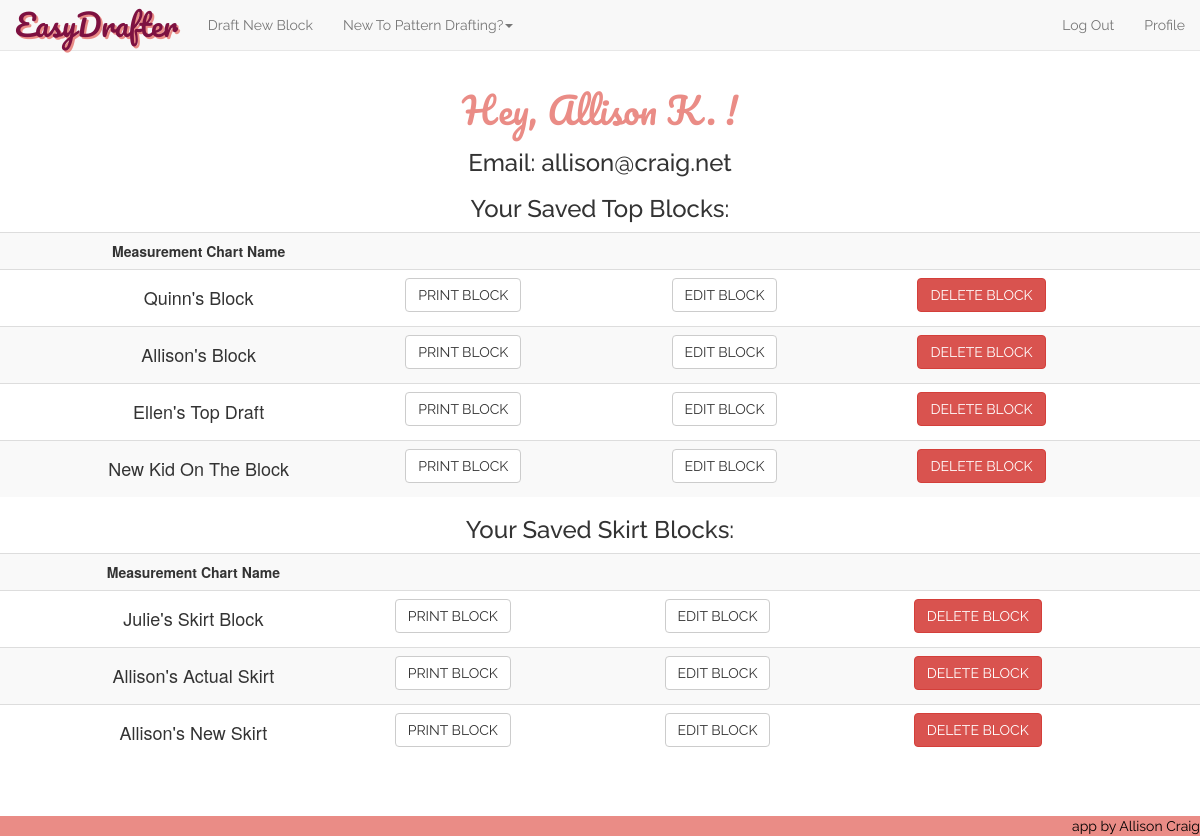
/profile (signed in), run on an earlier commit of the app's database.
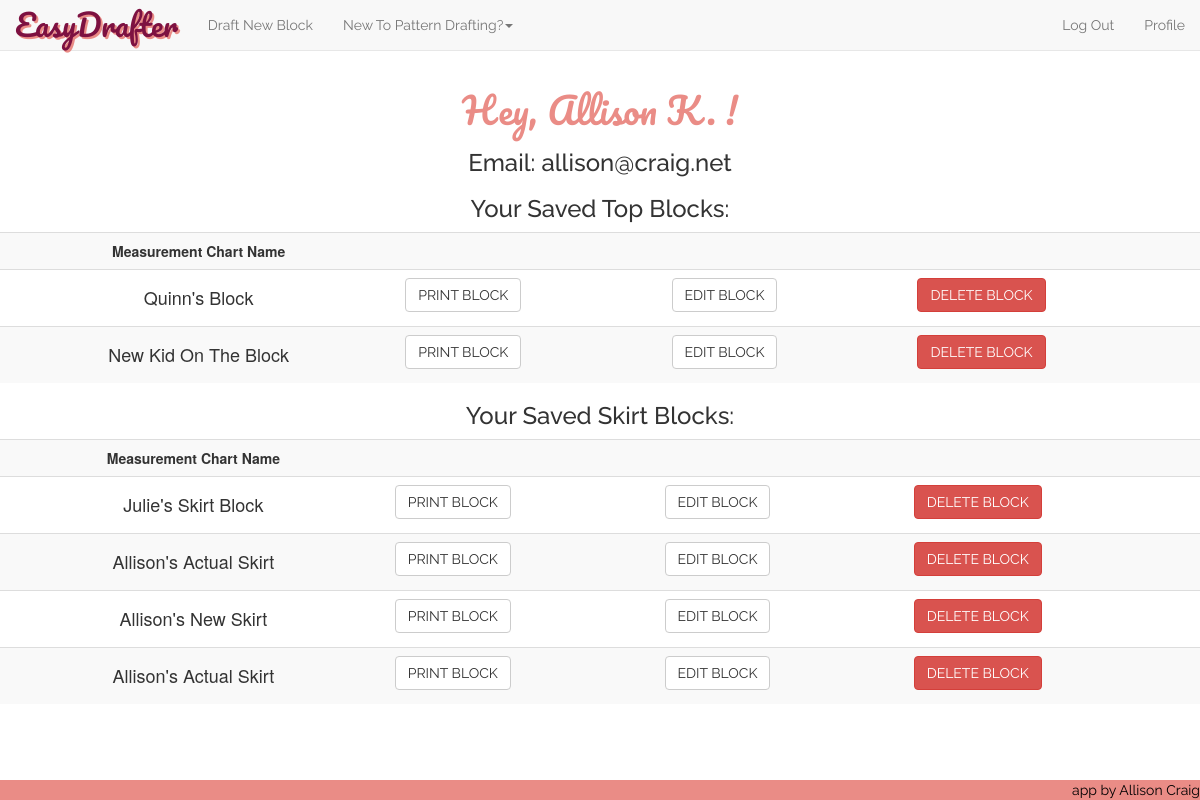
And on a later commit of the database.
### model.py (models this page shows, shortened)
class User(db.Model):
    __tablename__ = "Users"
    user_id = db.Column(db.Integer, autoincrement=True, primary_key=True)
    fb_id = db.Column(db.String(64), unique=True, nullable=True)
    email = db.Column(db.String(64), unique=True, nullable=False)
    password = db.Column(db.String(64), nullable=True)
    fname = db.Column(db.String(15), nullable=False)

class Measurement_Chart_Top(db.Model):
    __tablename__ = "Measurement_Chart_Tops"
    chart_id = db.Column(db.Integer, autoincrement=True, primary_key=True)
    nickname = db.Column(db.Integer, nullable=False)
    user_id = db.Column(db.String(100), db.ForeignKey('Users.user_id'))
    bust = db.Column(db.Integer, nullable=False)
    waist = db.Column(db.Integer, nullable=False)
    full_length = db.Column(db.Integer, nullable=False)
    center_front = db.Column(db.Integer, nullable=False)
    front_shoulder_slope = db.Column(db.Integer, nullable=False)
    strap = db.Column(db.Integer, nullable=False)
    front_across_shoulder = db.Column(db.Integer, nullable=False)
    across_chest = db.Column(db.Integer, nullable=False)
    bust_depth = db.Column(db.Integer, nullable=False)
    shoulder_length = db.Column(db.Integer, nullable=False)
    bust_arc = db.Column(db.Integer, nullable=False)
    bust_span = db.Column(db.Integer, nullable=False)
    waist_arc = db.Column(db.Integer, nullable=False)
    dart_placement = db.Column(db.Integer, nullable=False)
    side_length = db.Column(db.Integer, nullable=False)
    full_length_back = db.Column(db.Integer, nullable=False)
    center_back = db.Column(db.Integer, nullable=False)
    back_shoulder_slope = db.Column(db.Integer, nullable=False)
    across_back = db.Column(db.Integer, nullable=False)
    back_arc = db.Column(db.Integer, nullable=False)
    waist_arc_back = db.Column(db.Integer, nullable=False)
    back_neck = db.Column(db.Integer, nullable=False)
    back_across_shoulder = db.Column(db.Integer, nullable=False)
    back_dart_intake = db.Column(db.Integer, nullable=False)
    user = db.relationship("User",
                           backref=db.backref("Measurement_Chart_Tops"))

class Measurement_Chart_Skirt(db.Model):
    __tablename__ = "Measurement_Chart_Skirts"
    chart_id = db.Column(db.Integer, autoincrement=True, primary_key=True)
    nickname = db.Column(db.Integer, nullable=False)
    user_id = db.Column(db.String(100), db.ForeignKey('Users.user_id'))
    waist = db.Column(db.Integer, nullable=False)
    hip = db.Column(db.Integer, nullable=False)
    center_front_hip_depth = db.Column(db.Integer, nullable=False)
    back_hip_arc = db.Column(db.Integer, nullable=False)
    center_back_hip_depth = db.Column(db.Integer, nullable=False)
    front_hip_arc = db.Column(db.Integer, nullable=False)
    dart_placement = db.Column(db.Integer, nullable=False)
    user = db.relationship("User",
                           backref=db.backref("Measurement_Chart_Skirts"))

### server.py (the view)
@app.route('/profile')
def user_profile_page():
    user_email = session['logged_in_customer_email']
    user = User.query.filter(User.email==user_email).one()
    current_user_id = user.user_id
    saved_blocks_tops = Measurement_Chart_Top.query.filter(Measurement_Chart_Top.user_id==current_user_id).all()
    saved_blocks_skirts = Measurement_Chart_Skirt.query.filter(Measurement_Chart_Skirt.user_id==current_user_id).all()
    return render_template("profile.html", user=user, session=session, savedblockstops=saved_blocks_tops, savedblocksskirts=saved_blocks_skirts)

### server.py (called while the page is built)
@app.before_request
def add_tests():
    g.jasmine_tests = JS_TESTING_MODE

### templates/profile.html (shortened to what this page needs)
{% extends 'base.html' %}
{% block content %}
<center><h1 class='heading-titles'>Hey, {{ user.fname }} !</h1></center>
<center><h3 class="raleway">Email: {{ user.email }}</h3></center>
{% if savedblockstops %}
<center><h3 class="raleway">Your Saved Top Blocks: </h3></center>
<table class="table table-hover table-striped">
	<th><center>Measurement Chart Name</center></th>
	<th></th>
	<th></th>
	<th></th>
{% for sblocktop in savedblockstops %}
		<tr class="saved-block">
			<td><center><h4>{{ sblocktop.nickname }}</h4></center>
				<center>
					<td><form action='/print-top/{{sblocktop.chart_id}}'>
						<button class="btn btn-default">PRINT BLOCK</button>
					</form></td>
					<td><form action='/edit-top/{{sblocktop.chart_id}}'>
						<button class="btn btn-default" value="{{ sblocktop.chart_id }}">EDIT BLOCK</button>
					</form></td>
					<td>
						<button class="btn btn-danger delete-btn-top" name='chart-id' value="{{ sblocktop.chart_id }}">DELETE BLOCK</button></td>
					</center>
				</td>
			</tr>
{% endfor %}
</table>
{% endif %}
{% if savedblocksskirts %}
<center><h3 class="raleway">Your Saved Skirt Blocks: </h3></center>
<table class="table table-hover table-striped">
	<th><center>Measurement Chart Name</center></th>
	<th></th>
	<th></th>
	<th></th>
{% for sblockskirt in savedblocksskirts %}
		<tr class="saved-block">
			<td><center><h4>{{ sblockskirt.nickname }}</h4></center>
				<center>
					<td><form action='/print-skirt/{{sblockskirt.chart_id}}'>
						<button class="btn btn-default">PRINT BLOCK</button>
					</form></td>
					<td><form action='/edit-skirt/{{sblockskirt.chart_id}}'>
						<button class="btn btn-default" value="{{ sblockskirt.chart_id }}">EDIT BLOCK</button>
					</form></td>
					<td>
						<button class="btn btn-danger delete-btn-skirt" name='chart-id' value="{{ sblockskirt.chart_id }}">DELETE BLOCK</button>
					</td>
				</center>
			</td>
		</tr>
{% endfor %}
</table>
{% endif %}
{% endblock %}

### templates/base.html (shortened to what this page needs)
<!DOCTYPE html>
<html>
<head>
	<link rel='stylesheet' href='/static/css/style.css'>
	<link rel='stylesheet' href='/static/css/bootstrap.min.css'>
</head>
<body>
	<nav class="navbar navbar-default navbar-fixed-top">
		<div class="container-fluid">
			<div class="navbar-header">
				<a class="navbar-brand" id="corner-logo" href="/">EasyDrafter</a>
			</div>
			<div class="collapse navbar-collapse" id="bs-example-navbar-collapse-1">
				<ul class="nav navbar-nav">
				{% if session['current_user_id'] is defined %}
					<li><a href="/choose-block">Draft New Block</a></li>
				{% endif %}
					<li role="presentation" class="dropdown">
						<a class="dropdown-toggle" data-toggle="dropdown" href="#" role="button" aria-haspopup="true" aria-expanded="false">
							New To Pattern Drafting?<span class="caret"></span>
						</a>
					</li>
				</ul>
				<ul class="nav navbar-nav navbar-right">
				{% if session['current_user_id'] is defined %}
					<li><a href="/logout" id="logout">Log Out</a></li>
					<li><a href="/profile" id="profile">Profile</a></li>
				{% else %}
					<li><a href="/login">Log In</a></li>
					<li><a href="/register">Register</a></li>
				{% endif %}
				</ul>
			</div>
		</div>
	</nav>
{% block content %}{% endblock %}
<footer><a href="https://github.com/allisonkcraig" target="blank" id="footer-a">app by Allison Craig</a></footer>
</body>
</html>

### static/css/style.css (style rules this page uses)
body { padding-top: 70px; margin-bottom: 2em; padding-bottom: 4em; }
.btn { font-family: "Raleway"; }
.heading-titles { font-family: 'Pacifico', cursive; color: #EA8C86; }
#corner-logo { font-family: 'Pacifico', cursive; font-size: 30px; text-decoration: none; text-shadow: 2px 2px #EA8C86; color: #7D1141; }
.navbar { font-family: "Raleway"; }
footer { font-family: "Raleway"; background-color: #EA8C86; position:fixed; left:0px; bottom:0px; height:20px; width:100%; }
#footer-a { text-decoration: none; color: black; float: right; }
.raleway { font-family: "Raleway"; }

What changed in the data, as far as the page shows it:
removed Measurement_Chart_Top: nickname "Allison's Block", {{ sblocktop.chart_id }} 8 (drawn)
removed Measurement_Chart_Top: nickname "Ellen's Top Draft", {{ sblocktop.chart_id }} 9 (drawn)
added Measurement_Chart_Skirt: nickname "Allison's Actual Skirt", {{ sblockskirt.chart_id }} 5 (drawn)
